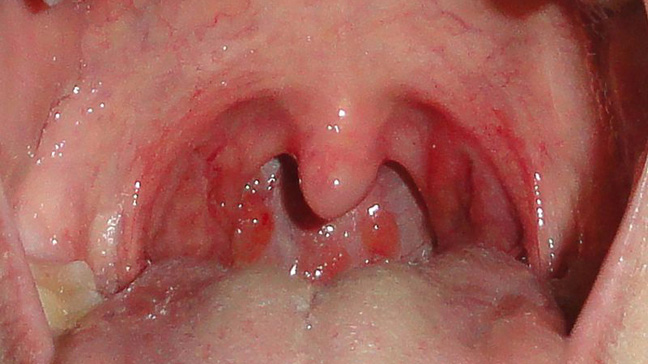
#> input picture data/test/0.jpg, 648 x 364 px, found by its file name; its folder holds only this picture in this run
$ python img_norm.py
#> lines starting #> are read from the running program, lines starting #| are printed output that depends on the picture
#> further down, img_ori is the input picture: shape (364, 648, 3); mean B, G, R 85.8, 94.2, 162.3
import os
import cv2
import numpy as np


def rgb_norm(img_ori): # color correction

    b, g, r = cv2.split(img_ori)

    sum = b.astype(int) + g.astype(int) + r.astype(int)
    b_new = np.uint8(b / sum * 255)
    g_new = np.uint8(g / sum * 255)
    r_new = np.uint8(r / sum * 255)

    img_alt = cv2.merge((b_new, g_new, r_new))

    return img_alt


def rgb_histeq(img_ori): # perform histogram equalization in rgb channels respectively

    b, g, r = cv2.split(img_ori)

    b_new = cv2.equalizeHist(b)
    g_new = cv2.equalizeHist(g)
    r_new = cv2.equalizeHist(r)

    img_alt = cv2.merge((b_new, g_new, r_new))

    return img_alt


def yuv_histeq(img_ori): # perform histogram equalization in y channel

    img_yuv = cv2.cvtColor(img_ori, cv2.COLOR_BGR2YUV)
#> img_yuv: shape (364, 648, 3); mean of channels 0, 1, 2 113.6, 114.3, 170.7

    y, u, v = cv2.split(img_yuv)

    y_new = cv2.equalizeHist(y)

    img_alt = cv2.merge((y_new, u, v))
#> img_alt: shape (364, 648, 3); mean of channels 0, 1, 2 128.6, 114.3, 170.7

    return cv2.cvtColor(img_alt, cv2.COLOR_YUV2BGR)


def ybr_histeq(img_ori): # perform histogram equalization in y channel

    img_ycrcb = cv2.cvtColor(img_ori, cv2.COLOR_BGR2YCrCb)

    y, Cr, Cb = cv2.split(img_ycrcb)

    y_new = cv2.equalizeHist(y)

    img_alt = cv2.merge((y_new, Cr, Cb))

    return cv2.cvtColor(img_alt, cv2.COLOR_YCrCb2BGR)


def hsv_histeq(img_ori): # perform histogram equalization in v channel

    img_hsv = cv2.cvtColor(img_ori, cv2.COLOR_BGR2HSV)

    h, s, v = cv2.split(img_hsv)

    v_new = cv2.equalizeHist(v)

    img_alt = cv2.merge((h, s, v_new))

    return cv2.cvtColor(img_alt, cv2.COLOR_HSV2BGR)


if __name__ == '__main__':

    cur_path = os.getcwd() + '\\data\\test'
    imgs = os.listdir(cur_path)

    for img_single in imgs:

        # histeq in y channel (yuv or ycbcr) is the best
        # color correction after histeq seems to be the best

        img_path = os.path.join(cur_path, img_single)
        img_ori = cv2.imread(img_path)
        img_corrected_rgb = rgb_norm(img_ori)
        img_hist_yuv = yuv_histeq(img_ori)
        img_corrected_hist_yuv = yuv_histeq(img_corrected_rgb)
#> in yuv_histeq (call 2), `img_yuv = cv2.cvtColor(img_ori, cv2.COLOR_BGR2YUV)`: img_yuv: shape (364, 648, 3); mean of channels 0, 1, 2 83.8, 116.9, 164.5
#> in yuv_histeq (call 2), `img_alt = cv2.merge((y_new, u, v))`: img_alt: shape (364, 648, 3); mean of channels 0, 1, 2 149.4, 116.9, 164.5
        img_hist_corrected_yuv = rgb_norm(img_hist_yuv)
#> in rgb_norm (call 2), `b, g, r = cv2.split(img_ori)`:
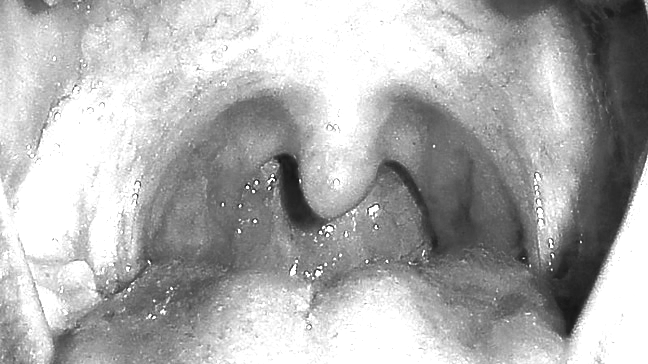
#> r: shape (364, 648); min 21, max 255, mean 174.1
#> in rgb_norm (call 2), `b_new = np.uint8(b / sum * 255)`:
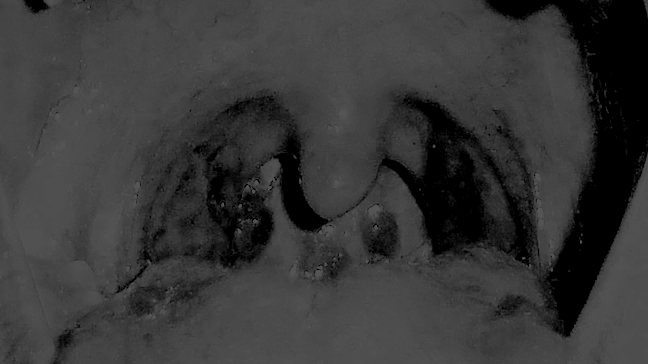
#> b_new: shape (364, 648); min 0, max 87, mean 55.2
#> in rgb_norm (call 2), `r_new = np.uint8(r / sum * 255)`:
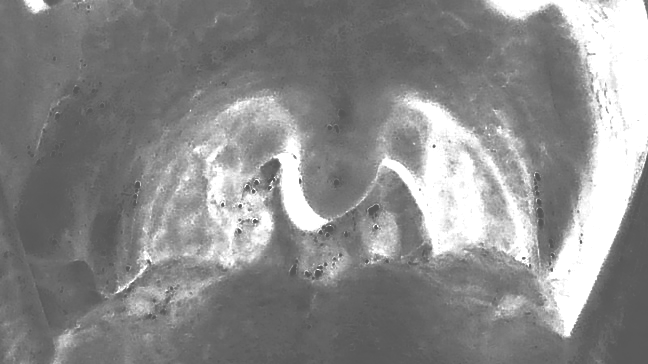
#> r_new: shape (364, 648); min 83, max 255, mean 138.6
#> in rgb_norm (call 2), `img_alt = cv2.merge((b_new, g_new, r_new))`:
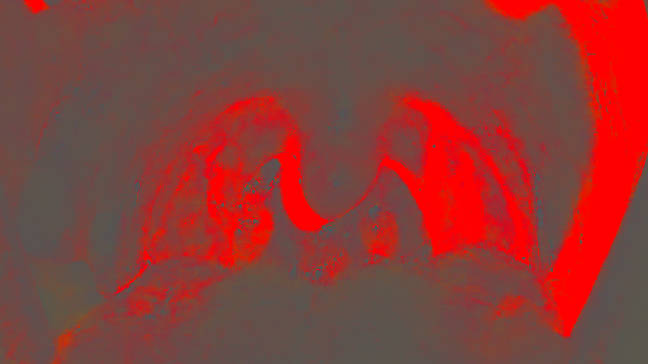
#> img_alt: shape (364, 648, 3); mean B, G, R 55.2, 59.9, 138.6

        # [6 lines of commented-out code are left out]

        img_row_1 = np.hstack((img_ori, img_hist_yuv))
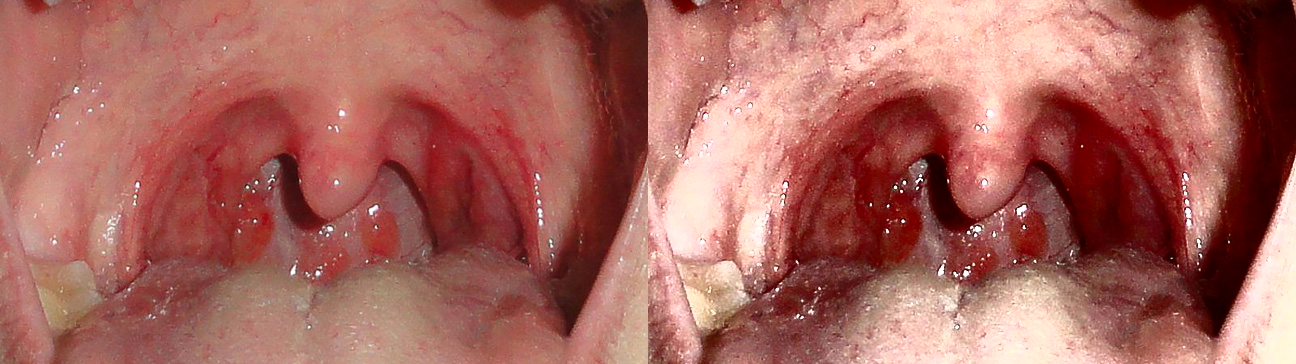
#> img_row_1: shape (364, 1296, 3); mean B, G, R 93.9, 102.1, 168.2
        img_row_2 = np.hstack((img_corrected_hist_yuv, img_hist_corrected_yuv))
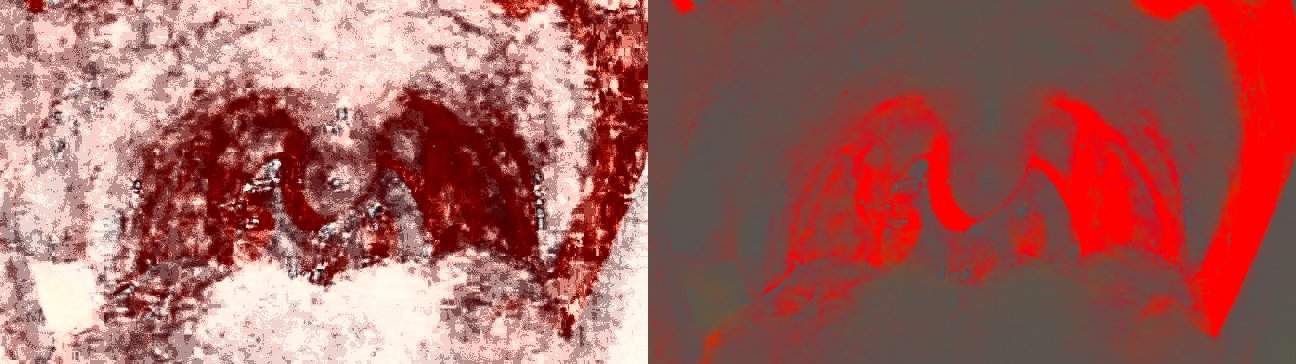
#> img_row_2: shape (364, 1296, 3); mean B, G, R 91.9, 97.1, 163.6
        img_all = np.vstack((img_row_1, img_row_2))
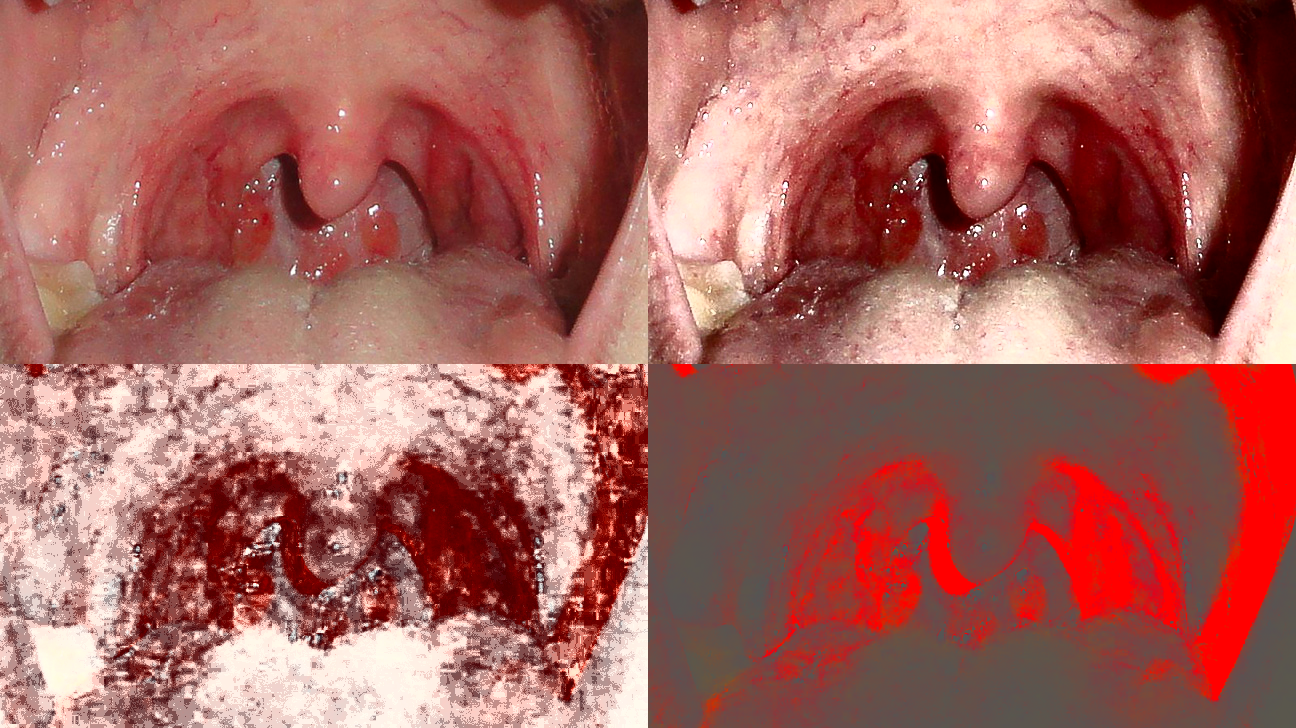
#> img_all: shape (728, 1296, 3); mean B, G, R 92.9, 99.6, 165.9

        cv2.imwrite(img_single + '_corrected_hist.jpg', img_hist_corrected_yuv)

        cv2.namedWindow(img_single, cv2.WINDOW_FREERATIO)
        cv2.imshow(img_single, img_all)
        cv2.waitKey(0)

$ run again, on data/test/0.png
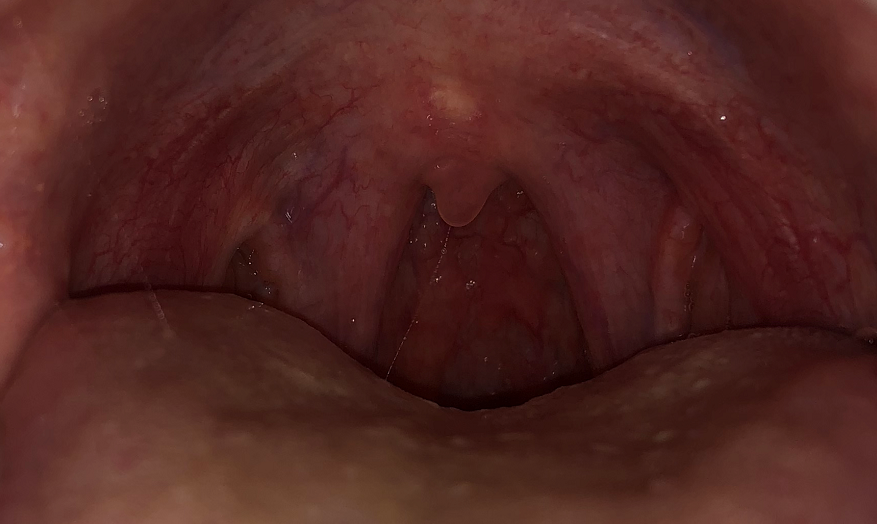
#> input picture data/test/0.png, 877 x 524 px, found by its file name
#> img_ori is the input picture: shape (524, 877, 3); mean B, G, R 32.4, 36.8, 80
#> img_yuv: shape (524, 877, 3); mean of channels 0, 1, 2 49.2, 119.9, 155
#> img_yuv: shape (524, 877, 3); mean of channels 0, 1, 2 83.2, 113.3, 178.1
#> `img_row_2 = np.hstack((img_corrected_hist_yuv, img_hist_corrected_yuv))`:
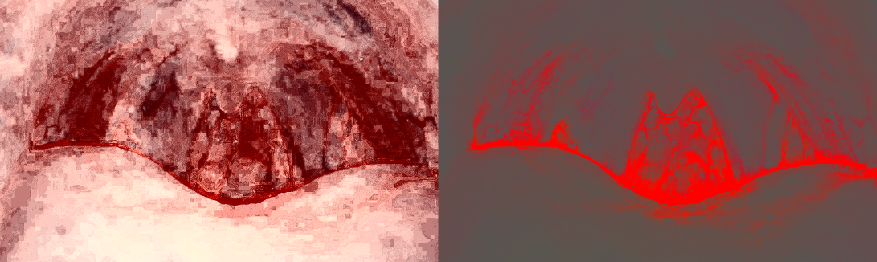
#> img_row_2: shape (524, 1754, 3) (shown at 1/2 size); mean B, G, R 91.3, 95.8, 157.2
#> `img_all = np.vstack((img_row_1, img_row_2))`:
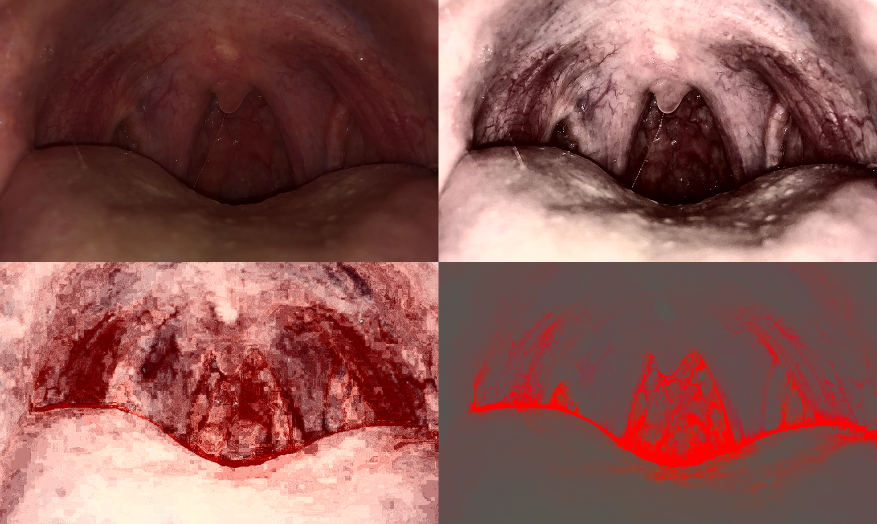
#> img_all: shape (1048, 1754, 3) (shown at 1/2 size); mean B, G, R 82.1, 86.4, 138.1
